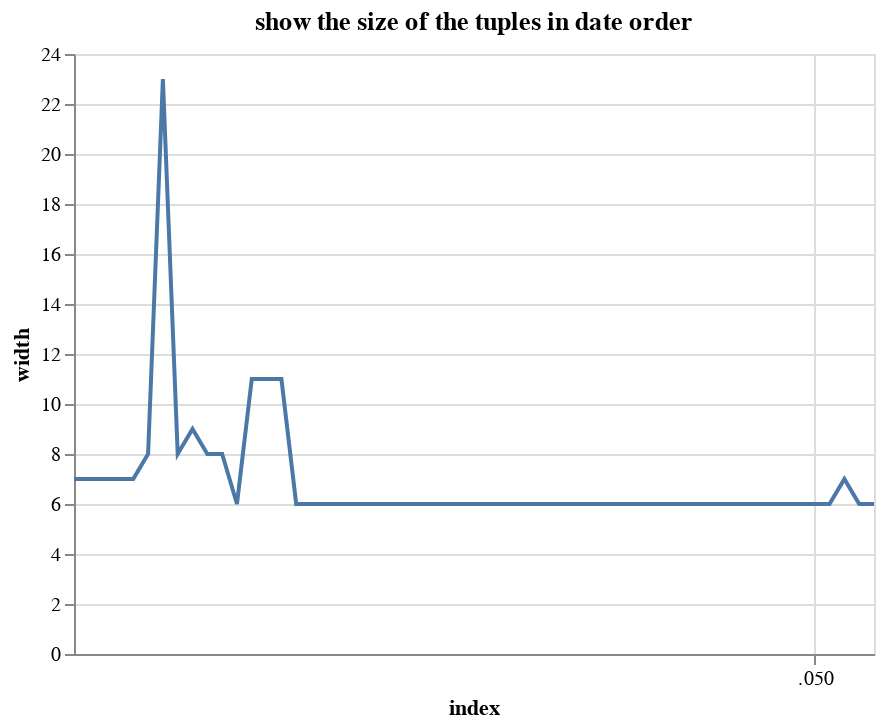

Here is the notebook cell this chart was saved with:
### Markdown cell above
Looking at the above histogram, there are a lot of short tuples (these are probably the height, leaf information automaticaly recorded) but some of the records are long, containing many fields).  We have seen some of those records above already.  Try to look at the widths and when they are captured.  This might not be a correct rendering:

### Code cell
alt.Chart(width_df.reset_index(),title="show the size of the tuples in date order").mark_line().encode(
    alt.Y("width:Q"),
    alt.X('index:T')
)

### Figure 1 — Vega-Lite specification as saved in the notebook (floating-point values rounded to 4 significant figures)
{"config": {"view": {"continuousWidth": 400, "continuousHeight": 300}}, "data": {"name": "data-a24b6137c2a354218459da634b9dfad0"}, "mark": "line", "encoding": {"x": {"type": "temporal", "field": "index"}, "y": {"type": "quantitative", "field": "width"}}, "title": "show the size of the tuples in date order", "$schema": "https://vega.github.io/schema/vega-lite/v4.0.0.json", "datasets": {"data-a24b6137c2a354218459da634b9dfad0": [{"index": 0, "width": 7}, {"index": 1, "width": 7}, {"index": 2, "width": 7}, {"index": 3, "width": 7}, {"index": 4, "width": 7}, {"index": 5, "width": 8}, {"index": 6, "width": 23}, {"index": 7, "width": 8}, {"index": 8, "width": 9}, {"index": 9, "width": 8}, {"index": 10, "width": 8}, {"index": 11, "width": 6}, {"index": 12, "width": 11}, {"index": 13, "width": 11}, {"index": 14, "width": 11}, {"index": 15, "width": 6}, {"index": 16, "width": 6}, {"index": 17, "width": 6}, {"index": 18, "width": 6}, {"index": 19, "width": 6}, {"index": 20, "width": 6}, {"index": 21, "width": 6}, {"index": 22, "width": 6}, {"index": 23, "width": 6}, {"index": 24, "width": 6}, {"index": 25, "width": 6}, {"index": 26, "width": 6}, {"index": 27, "width": 6}, {"index": 28, "width": 6}, {"index": 29, "width": 6}, {"index": 30, "width": 6}, {"index": 31, "width": 6}, {"index": 32, "width": 6}, {"index": 33, "width": 6}, {"index": 34, "width": 6}, {"index": 35, "width": 6}, {"index": 36, "width": 6}, {"index": 37, "width": 6}, {"index": 38, "width": 6}, {"index": 39, "width": 6}, {"index": 40, "width": 6}, {"index": 41, "width": 6}, {"index": 42, "width": 6}, {"index": 43, "width": 6}, {"index": 44, "width": 6}, {"index": 45, "width": 6}, {"index": 46, "width": 6}, {"index": 47, "width": 6}, {"index": 48, "width": 6}, {"index": 49, "width": 6}, {"index": 50, "width": 6}, {"index": 51, "width": 6}, {"index": 52, "width": 7}, {"index": 53, "width": 6}, {"index": 54, "width": 6}]}}
